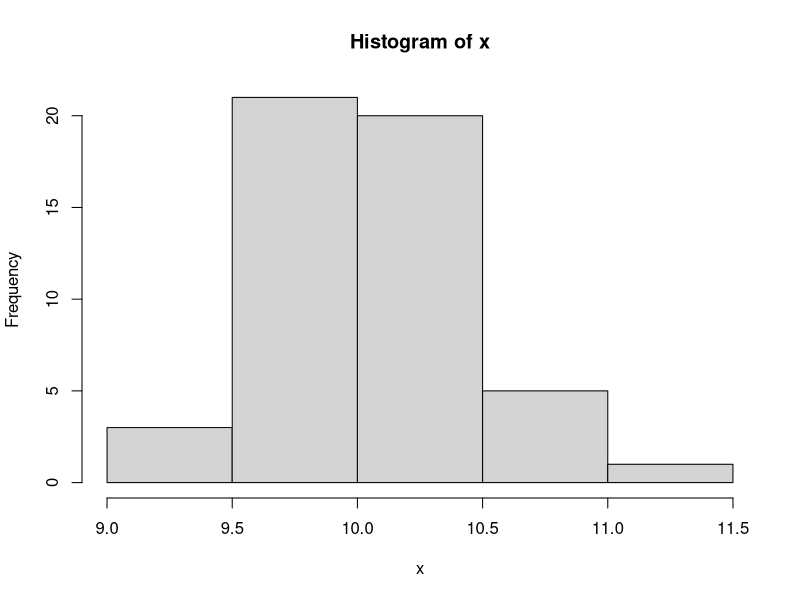
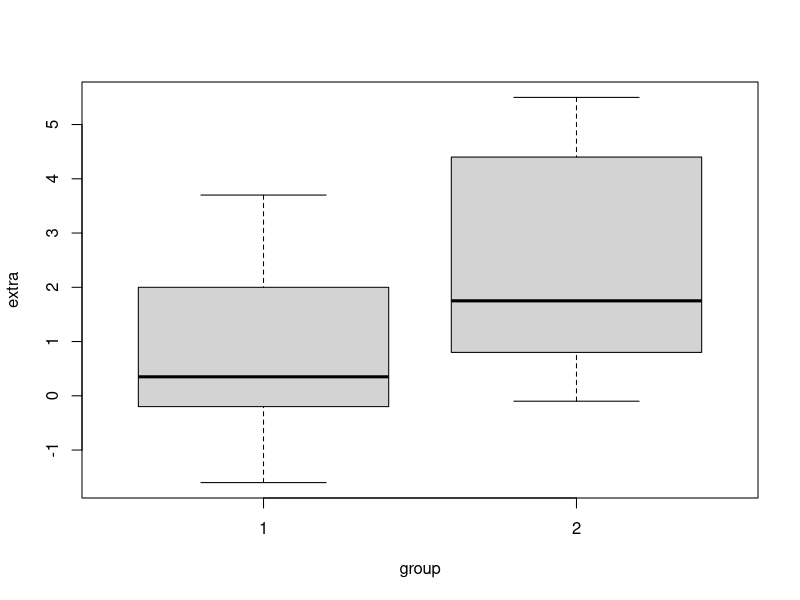

Recreate these plots in R, in order. (Note: this script raises an error after producing the figures.)
############################################################
# BUS 961 | Fall 2022 | Session 5
# Inferential Stats: Commonly used statistical tests
# CK 
# 12 Oct 2022
### REFERENCES
#(1) http://r-statistics.co/Statistical-Tests-in-R.html  
#(2) probability plots: https://www.statmethods.net/advgraphs/probability.html 
#(3) https://suinotes.wordpress.com/2009/11/30/understanding-t-test-in-r/
############################################################


#### PREAMBLE : ## Clearing mem buffers ####
cat("\014")  # Clear Console
rm(list = ls(all.names = TRUE))# clear all
gc()
set.seed(100) # Set a seed to ensure repeatable random samples

## REMEMBER 
# remember remember: p-value is the prob. of wrongly rejecting null and is always compared to signif. level
#  small p-values < significance level => null is unlikely to be true => reject null
# large p values > significance level => failure to reject null => null hyp likely true
# commonly used significance levels: 0.005, 0.01, 0.05, 0.1


####################################################
#1: One Sample t-Test to test mean of a sample #####
# Used to test if mean of a sample from a normal distribution could reasonably be a specific value.
  x <- rnorm(50,mean=10,sd=0.5) # create a random normal sample of mean and sd
  # check distribution
  hist(x) # see histogram
  
  # test if mean of x could be some value mu: i.e.
  # H0: true mean of x is mu
  # H1: true mean of x is not Mu
  t.test(x,mu=10)
  # How to interpret:
  # Note the significance level is 0.05 (1-.95 from the CI) 
  # Look at the p value -> 0.48! This is greater than the significance level 
  # => Null cannot be rejected  =>  i.e Null likely to be true
  # look at the 95% CI - 10 falls within this range
  # THUS, it is okay to say mean of random variable  x is 10 within the 0.05 significance level
  # caveat here is we can say this since x is normally distributed (we made it like that!)
  
  # Let's play around
  # use another mu
  t.test(x,mu=11)
  # Look at the p - value. It is smaller than the significance level of 0.05. Therefore, you should reject null => H1 likely true
  
  # Use conf.level argument to adjust the confidence level.
  t.test(x,mu=10.2,conf.level = .9)


####################################################
#2: Two-sample t-Test to compare 2 means  #####
# testing if 2 samples are coming from the same (assumed) normal distribution
  # H0: mean of 2 samples is equal
  # H1: difference of means of 2 samples is not 0
  
  # remember remember: p-value is the prob. of wrongly rejecting null and is always compared to signif. level
  # small p-values < significance level => null is unlikely to be true => reject null
  # let's use the sleep data
  ?sleep
  
  # let's test 2 groups of 10 samples of sleep data measuring # of hrs of extra sleep 
  plot(extra~group,data=sleep) # bar plot showing values of samples of sleep hrs across 2 groups
  
  # we want to test if there is a statistically significant overlap in means, i.e. are the means equal?
  # can we say group 2 is sleeping more than group 1?!
  
  # let's do a t.test!
  
  t.test(extra~group,data=sleep)
  
  # remember, we are testing the difference between means of group 1 and 2
  # look at the p-value: 0.07939, > 0.05 significance level
  # => Failure to reject Ho , i.e. Null likely to be true!
  
  # Look at the 95% CI of the differences between means: -3.36 to 0.2
  # that is a wide range. Look at the means of group 1 and 2, and calculate the difference
  # The t-stat value  falls within the CI interval.
  # recall the t stat formula from the slides -
  
  # Thus, assuming normal distribution of the 2 samples, we can't conclude that the means are different!
  # for 2 groups to have differences, the delta of means must be greater
  
  # this is WIDELY used from druig trials, to AB testing!
  
  # Extra note: Here we use welch's t-test for 2 samples with unequal variances.
  # look up other types of t-tests and play around!
  
  # include paired=TRUE and see what happens?
  t.test(extra~group,data=sleep, paired=TRUE)
  # paired tests are used to compare before-after treatment conditions
  # look at the p-value! 0.0028   # => reject null! => H1 is true 

####################################################
#3:  Correlation Significance Test (Pearsons) #####
  ?cars # remember this?
  cor(cars$speed,cars$dist) # we used this last time
  
  # we can test dependence using pearson's / spearman / kendall test -- look this up using ?cor.test
  # Here H0: Correlation is 0, i.e. not statistically related
  # H1: they are statistically related
  cor.test(cars$speed,cars$dist)
  # p value is < significance level =>  reject null 
  
####################################################
#4:  Kolmogorov And Smirnov Test to check if 2 samples have (are drawn from) the same distribution #####
  
  # let's generate 2 samples
  x <- rnorm(50) # random normal distr
  y <- runif(50) # random distr
  hist(x)
  hist(y)
  
  # H0:x and y are drawn from same distribution
  # H1:x and y are drawn from different distribution
  ks.test(x,y)
  # p value is < significance level =>  reject null
  
  # let's play around
  x <- rnorm(50)
  y <- rnorm(30)
  ks.test(x,y)
  
####################################################
#5: Shapiro Test to check for normality  #####
  ## test if a sample is normally distributed!
  # Null H0: sample is normally distributed
  # Alt H1: sample is NOT normally distributed
  set.seed(42)
  test <- rnorm(100) # generate a normal distribution
  shapiro.test(test)  # the shapiro test.
  # look at the p-value ===> > significance => failure to reject null => Null likely true
  
  # test the sleep data
  shapiro.test(sleep$extra)
  shapiro.test(sleep$extra[sleep$group==1]) # this subsets group 1 of sleep data
  shapiro.test(sleep$extra[sleep$group==2])# this subsets group 2 of sleep data
  

  
####################################################
#6: Wilcox Signed Rank Test for non-normal sample assumption  #####
  # alternative to t-test when you don't want to assume normal distribution
  # non-parametric method used to test if an estimate is different from its true value.
  
  x <- c(0.80, 0.83, 1.89, 1.04, 1.45)
  y <- c(1.15, 0.88, 0.90, 0.74, 1.21)
  # is the mean of this data == 20?
  wilcox.test(x,y, paired=TRUE)

####################################################
#7:  Fisher's F-Test to check if 2 samples have the same variance #####
  # let's generate 2 samples again
  x <- rnorm(50) # random normal distr
  y <- runif(50) # random distr
  hist(x)
  hist(y)
  
  var.test(x,y)
  #H0: same variance, ie. ratio of variance ==1 
  #H1: Different variance ie. ratio of variance neq 1 
  # we see p < \alpha => reject null
  
  # let's play around with 2 random normal distr.
  x <- rnorm(100, mean=5.5, sd=0.1) # generate a normal distribution
  y <- rnorm(100, mean=5.25, sd=0.1) # generate a normal distribution
  hist(x)
  hist(y)
  var.test(x,y)
  # we see p > \alpha => null is likely true
  # not surprising given we drew from same std. devs even though means are different
  

  


####################
### END OF CODE ####
####################